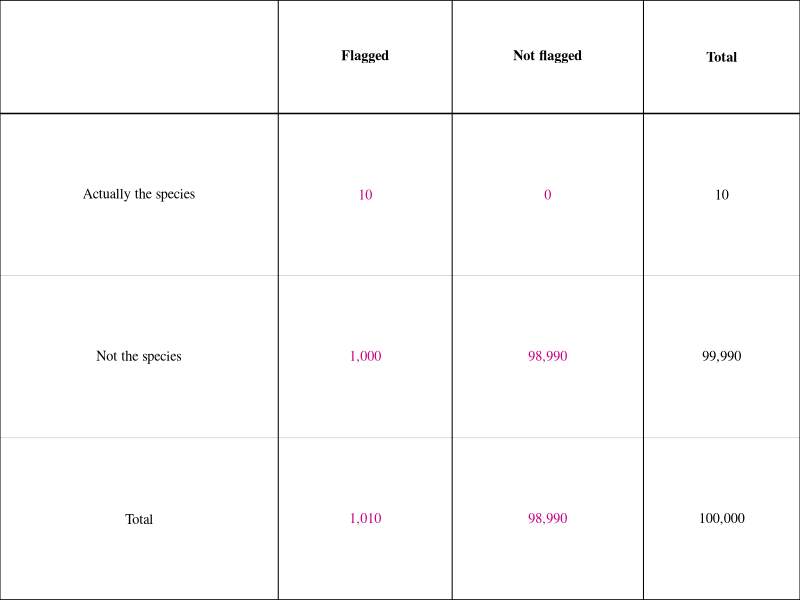

Write R code to recreate this figure.
## ---- chunk 1
knitr::opts_chunk$set(echo = FALSE, warning = FALSE, message = FALSE,
                       fig.width = 6.5, fig.height = 0.3)

# draws n full-width blank lines (margin to margin) for handwritten answers,
# as a single plot so spacing is deterministic; pair with fig.height = 0.3 * n
blank_lines <- function(n = 1) {
  par(mar = c(0, 0, 0, 0))
  plot(NA, xlim = c(0, 1), ylim = c(0, n), axes = FALSE, xlab = "", ylab = "")
  for (i in seq_len(n)) {
    segments(0, n - i + 0.5, 1, n - i + 0.5, lwd = 1)
  }
}

# reserves blank work space (no ruled lines) for equation manipulation /
# show-your-work; pair with fig.height set to however much room is needed
blank_space <- function() {
  par(mar = c(0, 0, 0, 0))
  plot.new()
}

# draws a table with given headers/body for handwritten answers ("" = blank
# cell); headers/values may be plotmath expressions for math; pair with
# fig.height = header_height + nrow(body) * row_height
blank_table <- function(headers, body, col_widths = NULL,
                         header_height = 0.35, row_height = 0.5,
                         cex = 0.95, bold_rows = integer(0)) {
  nc <- length(headers); nr <- length(body)
  if (is.null(col_widths)) col_widths <- rep(1, nc)
  col_widths <- col_widths / sum(col_widths)
  cx <- c(0, cumsum(col_widths))
  h_total <- header_height + nr * row_height
  par(mar = c(0, 0, 0, 0), family = "serif")
  plot(NA, xlim = c(0, 1), ylim = c(0, h_total), axes = FALSE, xlab = "", ylab = "",
       xaxs = "i", yaxs = "i")
  y <- h_total
  segments(0, y, 1, y, lwd = 1.5)
  y <- y - header_height
  segments(0, y, 1, y, lwd = 1.5)
  for (i in seq_len(nr)) {
    y <- y - row_height
    segments(0, y, 1, y, lwd = if (i == nr) 1.5 else 0.5,
             col = if (i == nr) "black" else "grey70")
  }
  for (v in cx) segments(v, 0, v, h_total, lwd = 1)
  yh <- h_total - header_height / 2
  for (j in seq_len(nc)) text((cx[j] + cx[j + 1]) / 2, yh, labels = headers[[j]], font = 2, cex = cex)
  y <- h_total - header_height
  for (i in seq_len(nr)) {
    yc <- y - row_height / 2
    fnt <- if (i %in% bold_rows) 2 else 1
    for (j in seq_len(nc)) {
      val <- body[[i]][[j]]
      if (!identical(val, "")) text((cx[j] + cx[j + 1]) / 2, yc, labels = val, font = fnt, cex = cex)
    }
    y <- y - row_height
  }
}
## ---- chunk 2
ans_col <- rgb(200, 0, 130, maxColorValue = 255)
# redraws blank_table() so cells flagged TRUE in `ans` use the answer color
blank_table <- function(headers, body, col_widths = NULL,
                        header_height = 0.35, row_height = 0.5,
                        cex = 0.95, bold_rows = integer(0), ans = NULL) {
  nc <- length(headers); nr <- length(body)
  if (is.null(col_widths)) col_widths <- rep(1, nc)
  col_widths <- col_widths / sum(col_widths)
  cx <- c(0, cumsum(col_widths))
  h_total <- header_height + nr * row_height
  par(mar = c(0, 0, 0, 0), family = "serif")
  plot(NA, xlim = c(0, 1), ylim = c(0, h_total), axes = FALSE, xlab = "", ylab = "",
       xaxs = "i", yaxs = "i")
  y <- h_total
  segments(0, y, 1, y, lwd = 1.5)
  y <- y - header_height
  segments(0, y, 1, y, lwd = 1.5)
  for (i in seq_len(nr)) {
    y <- y - row_height
    segments(0, y, 1, y, lwd = if (i == nr) 1.5 else 0.5,
             col = if (i == nr) "black" else "grey70")
  }
  for (v in cx) segments(v, 0, v, h_total, lwd = 1)
  yh <- h_total - header_height / 2
  for (j in seq_len(nc)) text((cx[j] + cx[j + 1]) / 2, yh, labels = headers[[j]], font = 2, cex = cex)
  y <- h_total - header_height
  for (i in seq_len(nr)) {
    yc <- y - row_height / 2
    for (j in seq_len(nc)) {
      val <- body[[i]][[j]]
      is_ans <- !is.null(ans) && isTRUE(ans[[i]][[j]])
      if (!identical(val, "")) text((cx[j] + cx[j + 1]) / 2, yc, labels = val, cex = cex,
                                    font = if (i %in% bold_rows) 2 else 1,
                                    col = if (is_ans) ans_col else "black")
    }
    y <- y - row_height
  }
}
## ---- chunk 3
params <- data.frame(
  Quantity = c("Prevalence: fraction of all trigger events that are actually the target species",
               "Sensitivity: P(flagged | actually the species)",
               "False positive rate: P(flagged | not the species)"),
  Value = c("1 in 10,000 (0.0001)", "0.98", "0.01")
)
knitr::kable(params, col.names = c("Quantity", "Value"))
## ---- chunk 4
blank_table(
  headers = list("", "Flagged", "Not flagged", "Total"),
  body = list(
    list("Actually the species", "10", "0", "10"),
    list("Not the species", "1,000", "98,990", "99,990"),
    list("Total", "1,010", "98,990", "100,000")
  ),
  col_widths = c(1.6, 1, 1.1, 0.9),
  cex = 0.85,
  ans = rep(list(c(FALSE, TRUE, TRUE, FALSE)), 3)
)
